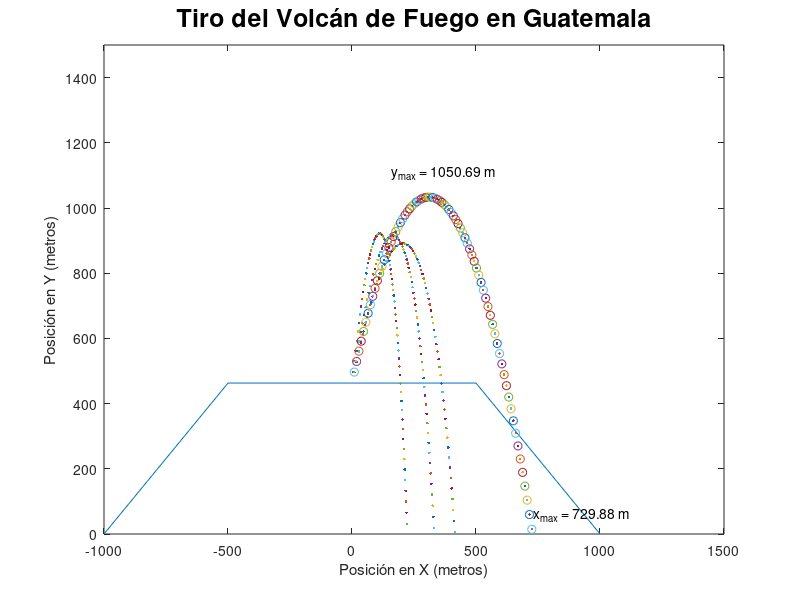

MATLAB code for this plot:
close all
clear
clc

g = -9.8; % gravedad m/s² 
m = 10.68; % masa kg 
% r = 1.25 (f vol esfera) 
b= 0.47; 

for i = 1:4
    x(i, 1) = 0; 
    y(i, 1) = 463; 
    angulo(i) = 75 + rand(1) * 10; 
    vi(i) = 111.111 + rand(1) * 2; % 111.111
    vx(i, 1) = vi(i) * cosd(angulo(i));
    vy(i, 1) = vi(i) * sind(angulo(i));
    
end

for k = 1:1
    x(k, 1) = 0; 
    y(k, 1) = 463; 
    angulo(k) = 75; 
    vi(k) = 111.111; % 111.111
    vx(k, 1) = vi(k) * cosd(angulo(k));
    vy(k, 1) = vi(k) * sind(angulo(k));
    ymax = vi(k)^2 * sind(angulo(k)) ^ 2/abs(2*g); % -g 
    xmax = vi(k)^2* sind(2 * angulo(k)) ^ 2 / abs(g);
end 
%------------------
ti = 0; % tiempo inicial 
tf = (2 * vi(i) * sind(angulo(i))/abs(g)) + abs(sqrt(2 * y(i, 1) / g)); % tiempo final 
N = 100; % no. de pasos 
dt = (tf-ti)/N; % % tiempo sobre el numero de pasos 
disp(dt)
vf = sqrt(vx(i).^2 + vy(i).^2);
%------------------


% volcan 
triangX = [-1000 -500 500 1000]; % volcano  
triangY = [0 463 463 0];
plot(triangX, triangY);

% titulo y subtitulo 
texttitle = sprintf("Tiro del Volcán de Fuego en Guatemala");
titulo = title(texttitle, 'interpreter', 'tex');
set(titulo, "fontsize", 18); 

ylim([0,inf])
figure(1) 
hold on
% set(gcf,'position',[1000,1000,1000,1000])
text_xmax = sprintf("x_{max} = %.2f m", 2 * xmax(k) + 100);
text(2 * xmax(k) + 100, 0.1 * ymax(k), text_xmax)
text_ymax = sprintf("y_{max} = %.2f m", ymax(k) + 463);
text(xmax(k) / 2, (1.1 * ymax(k)) + 463, text_ymax)


xlabel("Posición en X (metros)");
ylabel("Posición en Y (metros)");
axis([-1000 1500 0 1500])


t(1)  = ti;
for n = 1:N
  t(n+1)= ti + n*dt;
  
  for i = 1:4
  vx(i, n+1)=vx(i,n) * (1-b*dt/m);
  vy(i, n+1)=vy(i,n)*(1-b*dt/m)+g*dt;
  x(i, n+1) = x(i,n) + vx(i,n+1)*dt;
  y(i, n+1) = y(i,n) + vy(i,n+1)*dt;

  xplot = x(i, n+1);
  yplot = y(i, n+1);
   
  
  symbol = text(xplot ,yplot, "." );
  pause(0.00000000000000000001);
  plot(xplot,yplot, ".");

  delete(symbol); 
  end 


  for k = 1:1 
  vx(k, n+1)=vx(k, n)*(1-0*dt/m);
  vy(k, n+1)=vy(k, n)*(1-0*dt/m)+g*dt;
  x(k,n+1) = x(k,n) + vx(k,n+1)*dt;
  y(k,n+1) = y(k,n) + vy(k,n+1)*dt;
  
  
  tplot = x(k,n+1);
  pplot = y(k,n+1);
    
  
  pause(0.000000000000000001);
  plot(tplot, pplot, "o");
  end 
  %plot(xplot,yplot, "*");

end

text_tfinal = sprintf("Posicion_{Final} = (%.2f, %2.f)", xplot, yplot);
f = text(xplot, yplot, text_tfinal);
